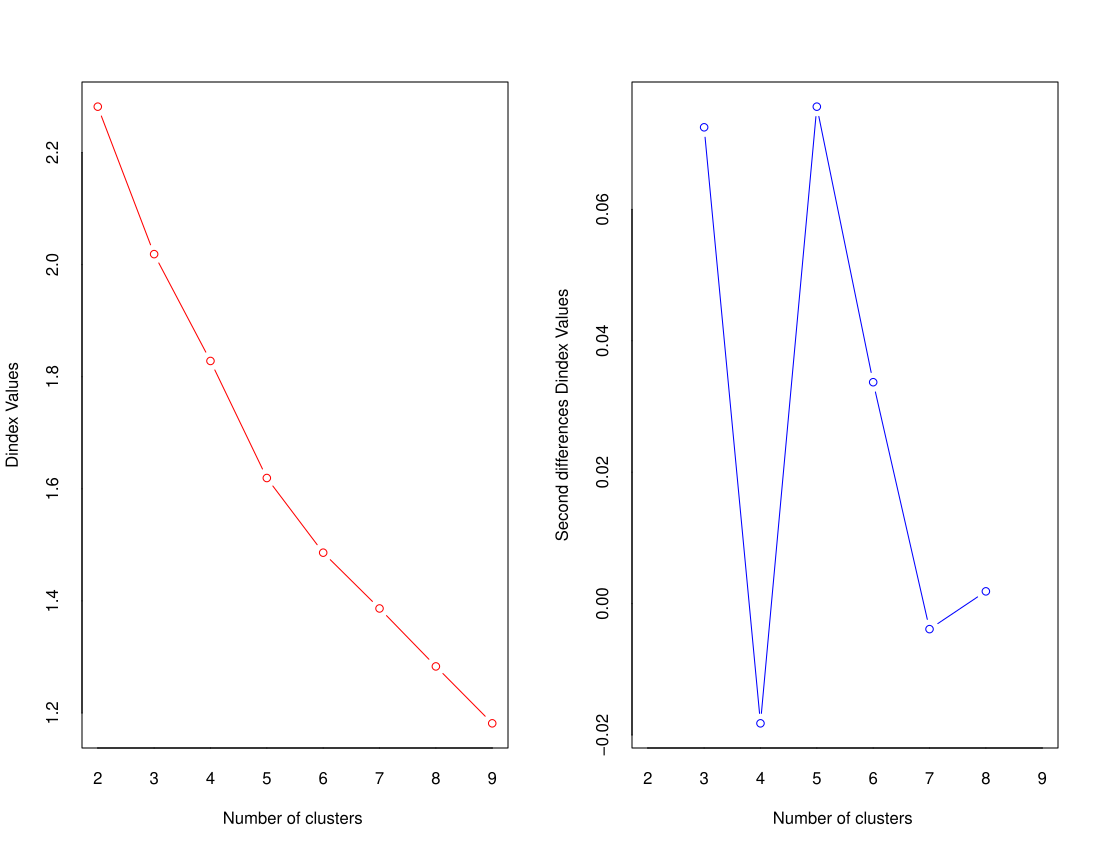

This chart was generated by the following R code:
##Realización de validación de clúster

library(factoextra)
library(cluster)
library(fpc)
library(NbClust)
library(mclust)
library(corrplot)

#cargando la data y creando un data frame escalado

proteinIntake <- read.csv("data/protein.csv")
rownames(proteinIntake)=proteinIntake$Country
proteinIntake$Country=NULL
proteinIntakeScaled = as.data.frame(scale(proteinIntake))

#calculando y visualizando el numero optimo de cluster

nb <- NbClust(proteinIntakeScaled, distance = "euclidean", min.nc = 2,
              max.nc = 9, method = "ward.D2", index ="all")

fviz_nbclust(nb) + theme_minimal()

#calculando el ancho de la silueta para kmeans clustering y resumiendo los detalles

km.res = kmeans(proteinIntakeScaled, 3)
sil.km <- silhouette(km.res$cluster, dist(proteinIntakeScaled))

#Sumando el analisis de silhouette

si.sum <- summary(sil.km )

#Promedio de la silueta por cada cluster

si.sum$clus.avg.widths

#Promedio total (promedio de todos los anchos de la silueta de los cluster)

si.sum$avg.width

#Tamaño de cada uno de los clusters

si.sum$clus.sizes

#Visualizando 

fviz_silhouette(sil.km)

#A continuación, calcularemos la suma de cuadrados dentro del clúster, índice de dunns para pam

pam.res <- pam(proteinIntakeScaled, 3)
dd <- dist(proteinIntakeScaled, method ="euclidean")

#Estadistica para el Cluster PAM

pam_stats <- cluster.stats(dd, pam.res$cluster)

#Suma de cuadrados

pam_stats$within.cluster.ss

#(pam) ancho promedio de silueta del clúster

pam_stats$clus.avg.silwidths

#Index del cluster

pam_stats$dunn

#Comparando el resultado de las dos soluciones

res.stat <- cluster.stats(dd, km.res$cluster, pam.res$cluster)

res.stat$corrected.rand
res.stat$vi


#Clustering avanzado DBSCAN

data("multishapes", package = "factoextra")
dataPoints <- multishapes[, 1:2]
plot(dataPoints)

par(mfrow = c(1,1))
#Calculando el resultado de dbscan, checando el resultado y plotendolo

dsFit <- dbscan(dataPoints, eps = 0.15, MinPts = 5)
print(dsFit)


fviz_cluster(dsFit, dataPoints, geom = "point")



#Cluster algoritmo EM

mm = Mclust(dataPoints)
plot(mm)
summary(mm)



#Reducir la dimensionalidad con el análisis de componentes principales (PCA)

bh <- read.csv("data/BostonHousing.csv") 


corr <- cor(bh[,-14])
corrplot(corr, method="color")

bh.pca <- prcomp(bh[,-14], scale = TRUE) 

print(bh.pca)

summary(bh.pca) 

plot(bh.pca)
plot(bh.pca, type = "lines") 
biplot(bh.pca, col = c("gray", "black")) 

bh.pca$rotation 
bh.pca$sdev 
